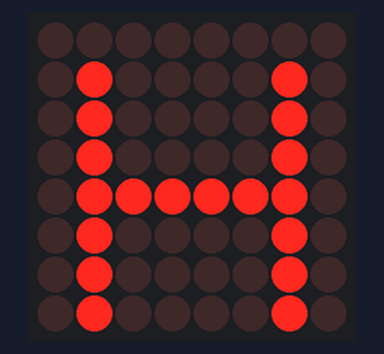
The sketch below on a simulated Arduino Uno, built with avr-gcc and run on an emulated ATmega328P. Shown: 8×8 LED matrix.

Above: at 0.1 s.
At 1.1 s:
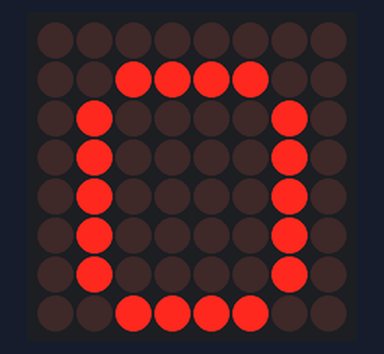
At 2.1 s:
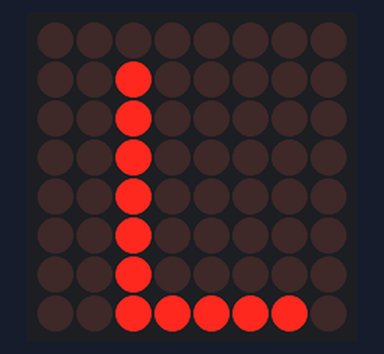
At 3.1 s:
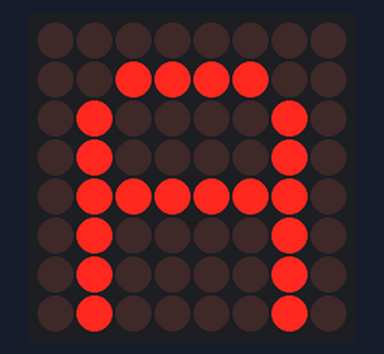
At 5.6 s:
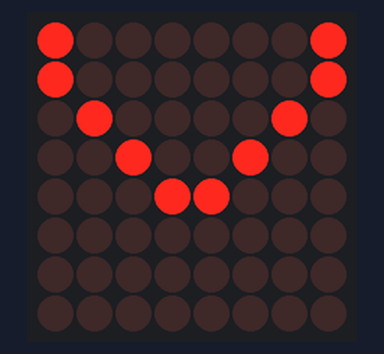
At 8.1 s:
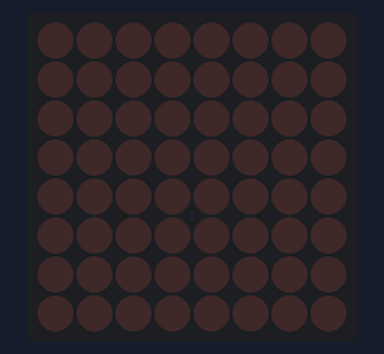

Measured:
- by itself, everything shown: repeats every 9.0 s, in 13 steps
- what the display in image 1 shows lasts 1.0 s, from 1.0 s to 2.0 s
- what the display in image 4 shows lasts 0.5 s, from 5.5 s to 6.0 s

The sketch:

Hola.ino
```cpp
#include <LedControl.h>

#define DIN_MATRIZ 6
#define CS_MATRIZ 5
#define CLK_MATRIZ 4

LedControl Matrix_LED = LedControl(DIN_MATRIZ,CLK_MATRIZ,CS_MATRIZ,1);

unsigned int valor_ADC;
unsigned int Control_velocidad = 1000;
unsigned int Vel_cora = 500;

byte letra_H[8]={
  0b00000000,
  0b01000010,
  0b01000010,
  0b01000010,
  0b01111110,
  0b01000010,
  0b01000010,
  0b01000010
  };

byte letra_O[8]={
  0b00000000,
  0b00111100,
  0b01000010,
  0b01000010,
  0b01000010,
  0b01000010,
  0b01000010,
  0b00111100
  };

byte letra_l[8]={
  0b00000000,
  0b00100000,
  0b00100000,
  0b00100000,
  0b00100000,
  0b00100000,
  0b00100000,
  0b00111110
  };

byte letra_A[8]={
  0b00000000,
  0b00111100,
  0b01000010,
  0b01000010,
  0b01111110,
  0b01000010,
  0b01000010,
  0b01000010
  };

byte corazon[8]={
  0b00000000,
  0b01100110,
  0b10011001,
  0b10000001,
  0b10000001,
  0b01000010,
  0b00100100,
  0b00011000
  };

byte corazonUp1[8]={
  0b01100110,
  0b10011001,
  0b10000001,
  0b10000001,
  0b01000010,
  0b00100100,
  0b00011000,
  0b00000000
  };

byte corazonUp2[8]={
  0b10011001,
  0b10000001,
  0b10000001,
  0b01000010,
  0b00100100,
  0b00011000,
  0b00000000,
  0b00000000
  };

byte corazonUp3[8]={
  0b10000001,
  0b10000001,
  0b01000010,
  0b00100100,
  0b00011000,
  0b00000000,
  0b00000000,
  0b00000000
  };

byte corazonUp4[8]={
  0b10000001,
  0b01000010,
  0b00100100,
  0b00011000,
  0b00000000,
  0b00000000,
  0b00000000,
  0b00000000
  };

byte corazonUp5[8]={
  0b01000010,
  0b00100100,
  0b00011000,
  0b00000000,
  0b00000000,
  0b00000000,
  0b00000000,
  0b00000000
  };

byte corazonUp6[8]={
  0b00100100,
  0b00011000,
  0b00000000,
  0b00000000,
  0b00000000,
  0b00000000,
  0b00000000,
  0b00000000
  };

byte corazonUp7[8]={
  0b00011000,
  0b00000000,
  0b00000000,
  0b00000000,
  0b00000000,
  0b00000000,
  0b00000000,
  0b00000000
  };

byte corazonUp8[8]={
  0b00000000,
  0b00000000,
  0b00000000,
  0b00000000,
  0b00000000,
  0b00000000,
  0b00000000,
  0b00000000
  };

void setup() {
  Serial.begin(9600);
  Matrix_LED.shutdown(0, false);
  Matrix_LED.setIntensity(0,15);
  Matrix_LED.clearDisplay(0);
}

void loop() {
  Num1();
  delay(Control_velocidad);
  Num2();
  delay(Control_velocidad);
  Num3();
  delay(Control_velocidad);
  Num4();
  delay(Control_velocidad);
  Num5();
  delay(Vel_cora);
  Num6();
  delay(Vel_cora);
  Num7();
  delay(Vel_cora);
  Num8();
  delay(Vel_cora);
  Num9();
  delay(Vel_cora);
  Num10();
  delay(Vel_cora);
  Num11();
  delay(Vel_cora);
  Num12();
  delay(Vel_cora);
  Num13();
  delay(Control_velocidad);
}


void Num1(){
  for(int i = 0; i < 8; i++){
    Matrix_LED.setRow(0,i,letra_H[i]);
    }
  }

void Num2(){
  for(int i = 0; i < 8; i++){
    Matrix_LED.setRow(0,i,letra_O[i]);
    }
  }

void Num3(){
  for(int i = 0; i < 8; i++){
    Matrix_LED.setRow(0,i,letra_l[i]);
    }
  }

void Num4(){
  for(int i = 0; i < 8; i++){
    Matrix_LED.setRow(0,i,letra_A[i]);
    }
  }

void Num5(){
  for(int i = 0; i < 8; i++){
    Matrix_LED.setRow(0,i,corazon[i]);
    }
  }

void Num6(){
  for(int i = 0; i < 8; i++){
    Matrix_LED.setRow(0,i,corazonUp1[i]);
    }
  }

void Num7(){
  for(int i = 0; i < 8; i++){
    Matrix_LED.setRow(0,i,corazonUp2[i]);
    }
  }

void Num8(){
  for(int i = 0; i < 8; i++){
    Matrix_LED.setRow(0,i,corazonUp3[i]);
    }
  }

void Num9(){
  for(int i = 0; i < 8; i++){
    Matrix_LED.setRow(0,i,corazonUp4[i]);
    }
  }

void Num10(){
  for(int i = 0; i < 8; i++){
    Matrix_LED.setRow(0,i,corazonUp5[i]);
    }
  }

void Num11(){
  for(int i = 0; i < 8; i++){
    Matrix_LED.setRow(0,i,corazonUp6[i]);
    }
  }

void Num12(){
  for(int i = 0; i < 8; i++){
    Matrix_LED.setRow(0,i,corazonUp7[i]);
    }
  }

void Num13(){
  for(int i = 0; i < 8; i++){
    Matrix_LED.setRow(0,i,corazonUp8[i]);
    }
  }
```
